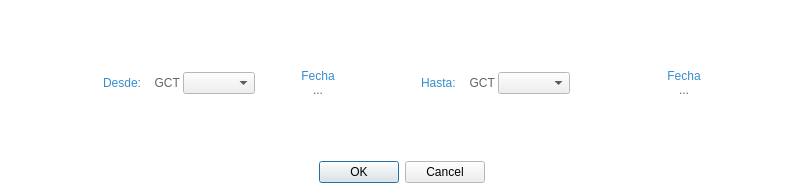
<?xml version="1.0" encoding="UTF-8"?>
<ui version="4.0">
 <class>Facturacion</class>
 <widget class="QDialog" name="Facturacion">
  <property name="geometry">
   <rect>
    <x>0</x>
    <y>0</y>
    <width>804</width>
    <height>194</height>
   </rect>
  </property>
  <property name="palette">
   <palette>
    <active>
     <colorrole role="Base">
      <brush brushstyle="SolidPattern">
       <color alpha="255">
        <red>46</red>
        <green>47</green>
        <blue>48</blue>
       </color>
      </brush>
     </colorrole>
     <colorrole role="Window">
      <brush brushstyle="SolidPattern">
       <color alpha="255">
        <red>255</red>
        <green>255</green>
        <blue>255</blue>
       </color>
      </brush>
     </colorrole>
    </active>
    <inactive>
     <colorrole role="Base">
      <brush brushstyle="SolidPattern">
       <color alpha="255">
        <red>46</red>
        <green>47</green>
        <blue>48</blue>
       </color>
      </brush>
     </colorrole>
     <colorrole role="Window">
      <brush brushstyle="SolidPattern">
       <color alpha="255">
        <red>255</red>
        <green>255</green>
        <blue>255</blue>
       </color>
      </brush>
     </colorrole>
    </inactive>
    <disabled>
     <colorrole role="Base">
      <brush brushstyle="SolidPattern">
       <color alpha="255">
        <red>255</red>
        <green>255</green>
        <blue>255</blue>
       </color>
      </brush>
     </colorrole>
     <colorrole role="Window">
      <brush brushstyle="SolidPattern">
       <color alpha="255">
        <red>255</red>
        <green>255</green>
        <blue>255</blue>
       </color>
      </brush>
     </colorrole>
    </disabled>
   </palette>
  </property>
  <property name="windowTitle">
   <string>Selección de GCTs</string>
  </property>
  <layout class="QVBoxLayout" name="verticalLayout_3">
   <item>
    <spacer name="verticalSpacer_2">
     <property name="orientation">
      <enum>Qt::Vertical</enum>
     </property>
     <property name="sizeHint" stdset="0">
      <size>
       <width>20</width>
       <height>45</height>
      </size>
     </property>
    </spacer>
   </item>
   <item>
    <layout class="QHBoxLayout" name="horizontalLayout_6">
     <item>
      <spacer name="horizontalSpacer_2">
       <property name="orientation">
        <enum>Qt::Horizontal</enum>
       </property>
       <property name="sizeHint" stdset="0">
        <size>
         <width>40</width>
         <height>20</height>
        </size>
       </property>
      </spacer>
     </item>
     <item>
      <layout class="QHBoxLayout" name="horizontalLayout_5">
       <item>
        <layout class="QHBoxLayout" name="horizontalLayout_3">
         <item>
          <widget class="QLabel" name="label">
           <property name="styleSheet">
            <string notr="true">font: 63 10pt &quot;Segoe UI Semibold&quot;;
color: rgb(54, 141, 206);</string>
           </property>
           <property name="text">
            <string>Desde:  </string>
           </property>
          </widget>
         </item>
         <item>
          <layout class="QHBoxLayout" name="horizontalLayout_2">
           <property name="spacing">
            <number>0</number>
           </property>
           <item>
            <widget class="QLabel" name="label_3">
             <property name="styleSheet">
              <string notr="true">font: 63 10pt &quot;Segoe UI Semibold&quot;;
color: rgb(100, 100, 100);</string>
             </property>
             <property name="text">
              <string>GCT </string>
             </property>
             <property name="alignment">
              <set>Qt::AlignRight|Qt::AlignTrailing|Qt::AlignVCenter</set>
             </property>
            </widget>
           </item>
           <item>
            <widget class="QComboBox" name="cb_desde">
             <property name="palette">
              <palette>
               <active>
                <colorrole role="Base">
                 <brush brushstyle="SolidPattern">
                  <color alpha="255">
                   <red>255</red>
                   <green>255</green>
                   <blue>255</blue>
                  </color>
                 </brush>
                </colorrole>
               </active>
               <inactive>
                <colorrole role="Base">
                 <brush brushstyle="SolidPattern">
                  <color alpha="255">
                   <red>255</red>
                   <green>255</green>
                   <blue>255</blue>
                  </color>
                 </brush>
                </colorrole>
               </inactive>
               <disabled>
                <colorrole role="Base">
                 <brush brushstyle="SolidPattern">
                  <color alpha="255">
                   <red>255</red>
                   <green>255</green>
                   <blue>255</blue>
                  </color>
                 </brush>
                </colorrole>
               </disabled>
              </palette>
             </property>
            </widget>
           </item>
          </layout>
         </item>
        </layout>
       </item>
       <item>
        <spacer name="horizontalSpacer_7">
         <property name="orientation">
          <enum>Qt::Horizontal</enum>
         </property>
         <property name="sizeHint" stdset="0">
          <size>
           <width>40</width>
           <height>20</height>
          </size>
         </property>
        </spacer>
       </item>
       <item>
        <layout class="QVBoxLayout" name="verticalLayout">
         <property name="spacing">
          <number>0</number>
         </property>
         <item>
          <widget class="QLabel" name="label_5">
           <property name="styleSheet">
            <string notr="true">font: 63 10pt &quot;Segoe UI Semibold&quot;;
color: rgb(54, 141, 206);</string>
           </property>
           <property name="text">
            <string>Fecha</string>
           </property>
           <property name="alignment">
            <set>Qt::AlignCenter</set>
           </property>
          </widget>
         </item>
         <item>
          <widget class="QLabel" name="l_fecha_desde">
           <property name="styleSheet">
            <string notr="true">font: 63 10pt &quot;Segoe UI Semibold&quot;;
color: rgb(100, 100, 100);</string>
           </property>
           <property name="text">
            <string>...</string>
           </property>
           <property name="alignment">
            <set>Qt::AlignCenter</set>
           </property>
          </widget>
         </item>
        </layout>
       </item>
       <item>
        <spacer name="horizontalSpacer_6">
         <property name="orientation">
          <enum>Qt::Horizontal</enum>
         </property>
         <property name="sizeHint" stdset="0">
          <size>
           <width>40</width>
           <height>20</height>
          </size>
         </property>
        </spacer>
       </item>
       <item>
        <spacer name="horizontalSpacer">
         <property name="orientation">
          <enum>Qt::Horizontal</enum>
         </property>
         <property name="sizeHint" stdset="0">
          <size>
           <width>40</width>
           <height>20</height>
          </size>
         </property>
        </spacer>
       </item>
       <item>
        <layout class="QHBoxLayout" name="horizontalLayout_4">
         <item>
          <widget class="QLabel" name="label_2">
           <property name="styleSheet">
            <string notr="true">font: 63 10pt &quot;Segoe UI Semibold&quot;;
color: rgb(54, 141, 206);</string>
           </property>
           <property name="text">
            <string>Hasta:  </string>
           </property>
          </widget>
         </item>
         <item>
          <layout class="QHBoxLayout" name="horizontalLayout">
           <property name="spacing">
            <number>0</number>
           </property>
           <item>
            <widget class="QLabel" name="label_4">
             <property name="styleSheet">
              <string notr="true">font: 63 10pt &quot;Segoe UI Semibold&quot;;
color: rgb(100, 100, 100);</string>
             </property>
             <property name="text">
              <string>GCT </string>
             </property>
             <property name="alignment">
              <set>Qt::AlignRight|Qt::AlignTrailing|Qt::AlignVCenter</set>
             </property>
            </widget>
           </item>
           <item>
            <widget class="QComboBox" name="cb_hasta">
             <property name="palette">
              <palette>
               <active>
                <colorrole role="Base">
                 <brush brushstyle="SolidPattern">
                  <color alpha="255">
                   <red>255</red>
                   <green>255</green>
                   <blue>255</blue>
                  </color>
                 </brush>
                </colorrole>
               </active>
               <inactive>
                <colorrole role="Base">
                 <brush brushstyle="SolidPattern">
                  <color alpha="255">
                   <red>255</red>
                   <green>255</green>
                   <blue>255</blue>
                  </color>
                 </brush>
                </colorrole>
               </inactive>
               <disabled>
                <colorrole role="Base">
                 <brush brushstyle="SolidPattern">
                  <color alpha="255">
                   <red>255</red>
                   <green>255</green>
                   <blue>255</blue>
                  </color>
                 </brush>
                </colorrole>
               </disabled>
              </palette>
             </property>
            </widget>
           </item>
          </layout>
         </item>
        </layout>
       </item>
      </layout>
     </item>
     <item>
      <spacer name="horizontalSpacer_8">
       <property name="orientation">
        <enum>Qt::Horizontal</enum>
       </property>
       <property name="sizeHint" stdset="0">
        <size>
         <width>40</width>
         <height>20</height>
        </size>
       </property>
      </spacer>
     </item>
     <item>
      <layout class="QVBoxLayout" name="verticalLayout_2">
       <property name="spacing">
        <number>0</number>
       </property>
       <item>
        <widget class="QLabel" name="label_6">
         <property name="styleSheet">
          <string notr="true">font: 63 10pt &quot;Segoe UI Semibold&quot;;
color: rgb(54, 141, 206);</string>
         </property>
         <property name="text">
          <string>Fecha</string>
         </property>
         <property name="alignment">
          <set>Qt::AlignCenter</set>
         </property>
        </widget>
       </item>
       <item>
        <widget class="QLabel" name="l_fecha_hasta">
         <property name="styleSheet">
          <string notr="true">font: 63 10pt &quot;Segoe UI Semibold&quot;;
color: rgb(100, 100, 100);</string>
         </property>
         <property name="text">
          <string>...</string>
         </property>
         <property name="alignment">
          <set>Qt::AlignCenter</set>
         </property>
        </widget>
       </item>
      </layout>
     </item>
     <item>
      <spacer name="horizontalSpacer_3">
       <property name="orientation">
        <enum>Qt::Horizontal</enum>
       </property>
       <property name="sizeHint" stdset="0">
        <size>
         <width>40</width>
         <height>20</height>
        </size>
       </property>
      </spacer>
     </item>
    </layout>
   </item>
   <item>
    <spacer name="verticalSpacer">
     <property name="orientation">
      <enum>Qt::Vertical</enum>
     </property>
     <property name="sizeHint" stdset="0">
      <size>
       <width>20</width>
       <height>40</height>
      </size>
     </property>
    </spacer>
   </item>
   <item>
    <layout class="QHBoxLayout" name="horizontalLayout_7">
     <item>
      <spacer name="horizontalSpacer_4">
       <property name="orientation">
        <enum>Qt::Horizontal</enum>
       </property>
       <property name="sizeHint" stdset="0">
        <size>
         <width>37</width>
         <height>17</height>
        </size>
       </property>
      </spacer>
     </item>
     <item>
      <spacer name="horizontalSpacer_10">
       <property name="orientation">
        <enum>Qt::Horizontal</enum>
       </property>
       <property name="sizeHint" stdset="0">
        <size>
         <width>40</width>
         <height>20</height>
        </size>
       </property>
      </spacer>
     </item>
     <item>
      <widget class="QDialogButtonBox" name="buttonBox">
       <property name="orientation">
        <enum>Qt::Horizontal</enum>
       </property>
       <property name="standardButtons">
        <set>QDialogButtonBox::Cancel|QDialogButtonBox::Ok</set>
       </property>
      </widget>
     </item>
     <item>
      <spacer name="horizontalSpacer_9">
       <property name="orientation">
        <enum>Qt::Horizontal</enum>
       </property>
       <property name="sizeHint" stdset="0">
        <size>
         <width>40</width>
         <height>20</height>
        </size>
       </property>
      </spacer>
     </item>
     <item>
      <spacer name="horizontalSpacer_5">
       <property name="orientation">
        <enum>Qt::Horizontal</enum>
       </property>
       <property name="sizeHint" stdset="0">
        <size>
         <width>37</width>
         <height>17</height>
        </size>
       </property>
      </spacer>
     </item>
    </layout>
   </item>
  </layout>
 </widget>
 <resources/>
 <connections>
  <connection>
   <sender>buttonBox</sender>
   <signal>accepted()</signal>
   <receiver>Facturacion</receiver>
   <slot>accept()</slot>
   <hints>
    <hint type="sourcelabel">
     <x>248</x>
     <y>254</y>
    </hint>
    <hint type="destinationlabel">
     <x>157</x>
     <y>274</y>
    </hint>
   </hints>
  </connection>
  <connection>
   <sender>buttonBox</sender>
   <signal>rejected()</signal>
   <receiver>Facturacion</receiver>
   <slot>reject()</slot>
   <hints>
    <hint type="sourcelabel">
     <x>316</x>
     <y>260</y>
    </hint>
    <hint type="destinationlabel">
     <x>286</x>
     <y>274</y>
    </hint>
   </hints>
  </connection>
 </connections>
</ui>
